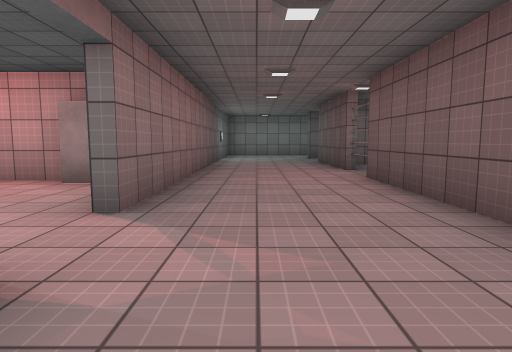
view 1 (above)

24 first-person views from a walk through a 3-D level made in the Unity game engine. The camera is 1.3 m above the floor, tilts 6° down and sees 75° across. The floor is counted in squares, 2 m on a side. Each view is taken from the middle of a square. On the plan, view 1 faces up. The plan holds only what a view shows up to about 10 squares ahead; the rest is blank. The player is left out. Door leaves are left out, so doorways stand open. Surface patterns are stand-ins for the level's own textures.

view 2
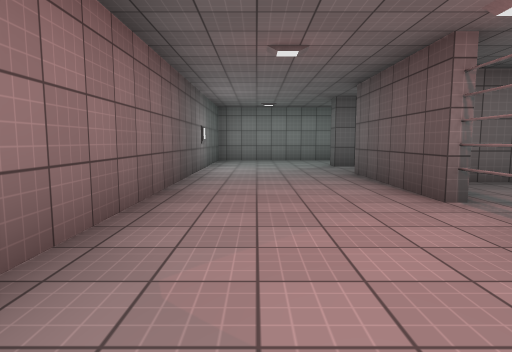

view 3
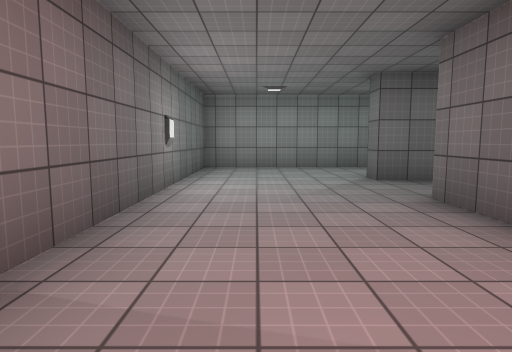

view 4
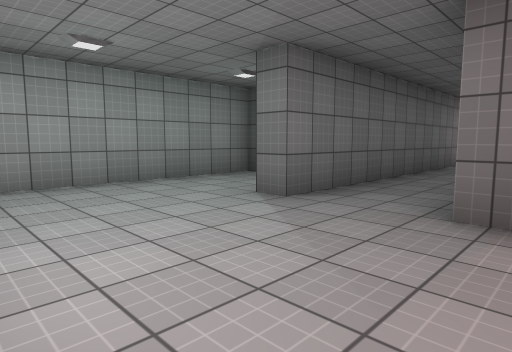

view 5
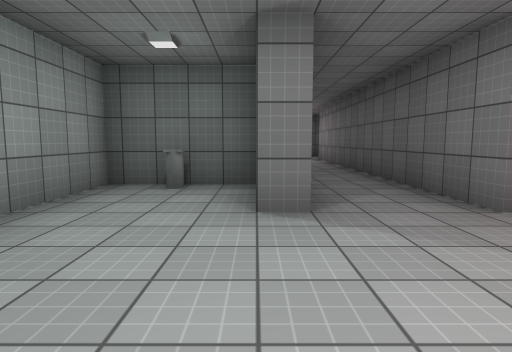

view 6
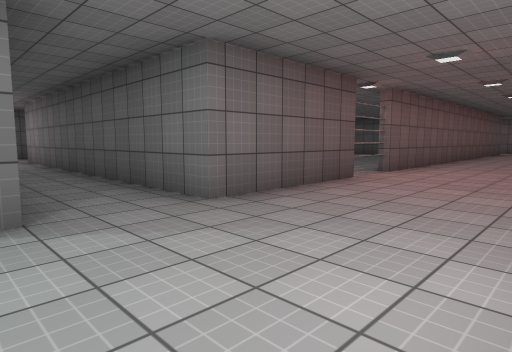

view 7
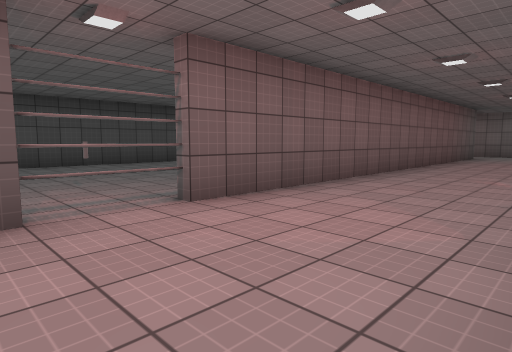

view 8
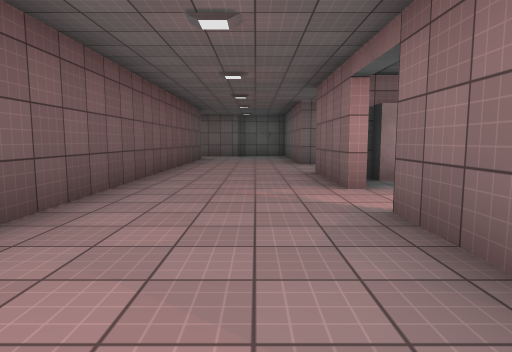

view 9
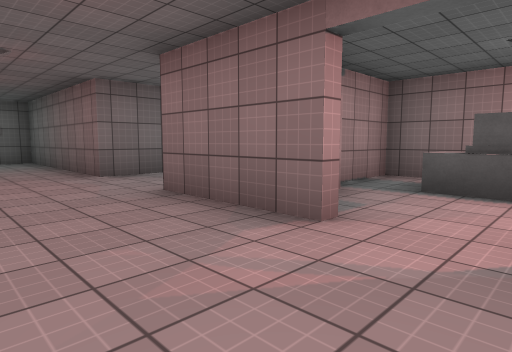

view 10
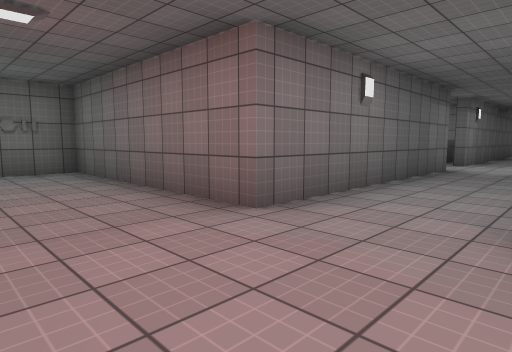

view 11
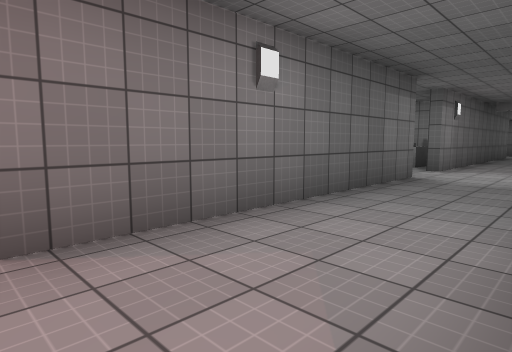

view 12
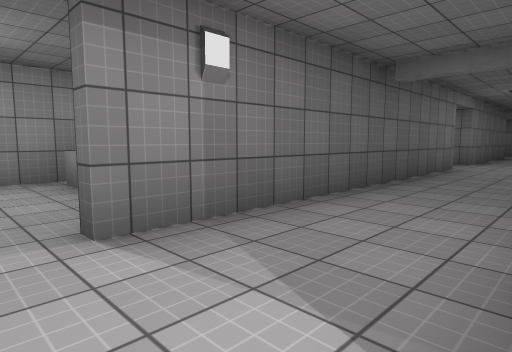

view 13
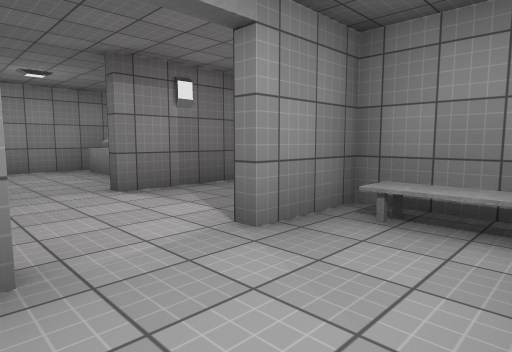

view 14
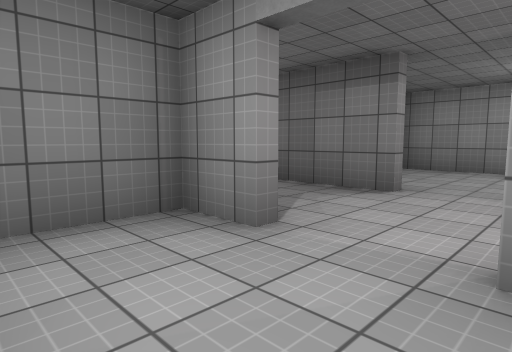

view 15
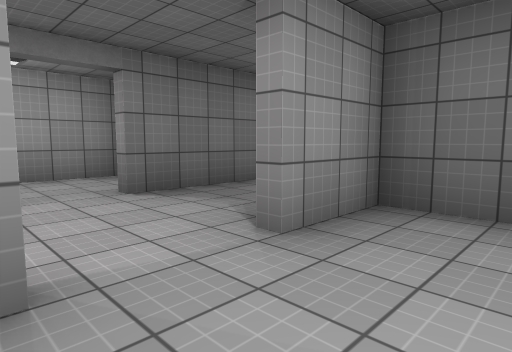

view 16
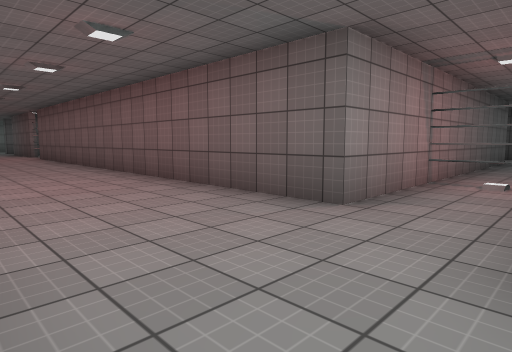

view 17
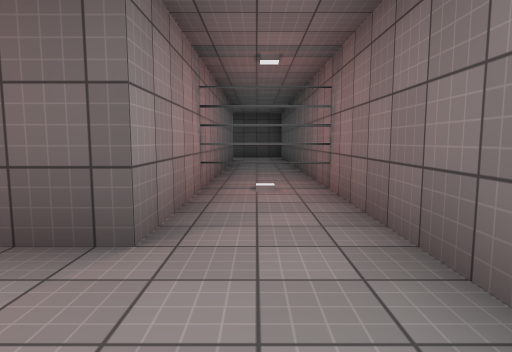

view 18
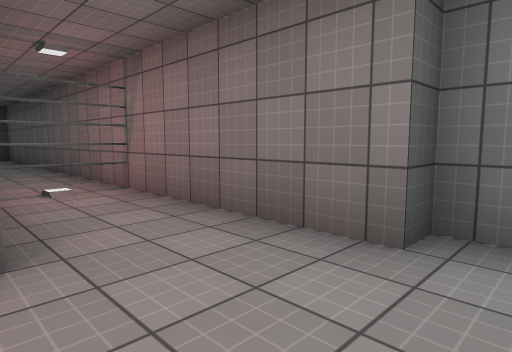

view 19
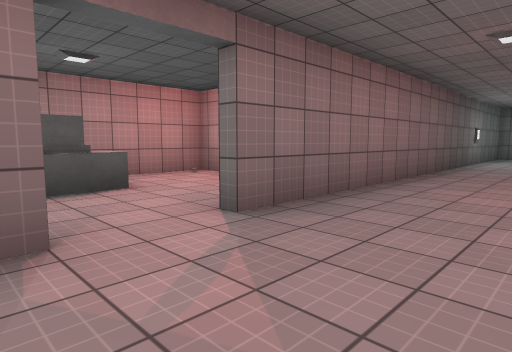

view 20
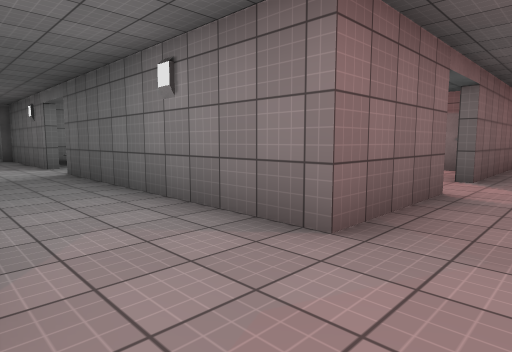

view 21
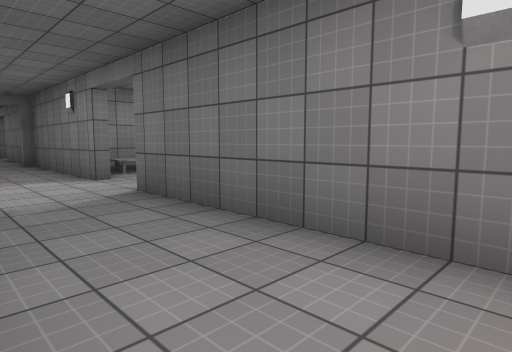

view 22
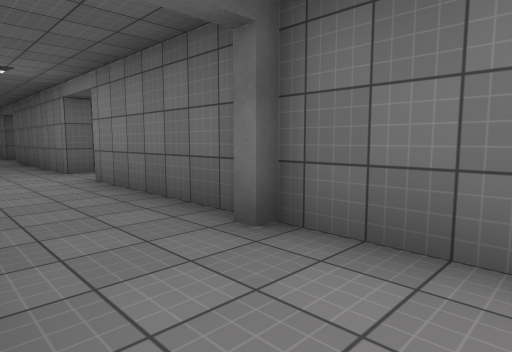

view 23
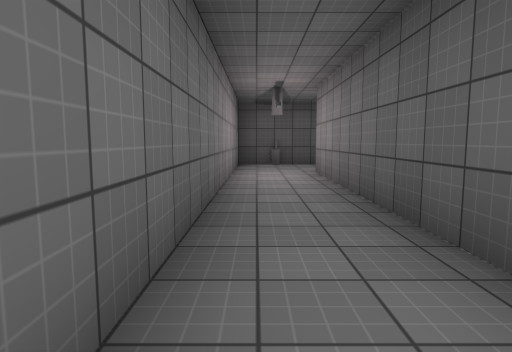

view 24
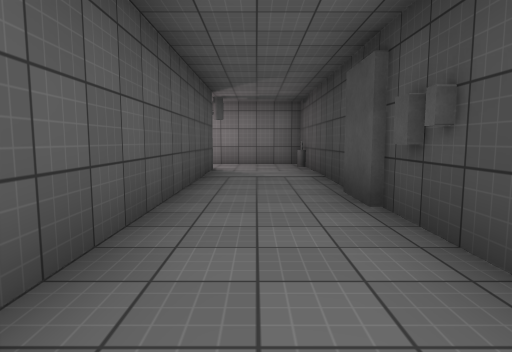

### Floor plan
Key: @ floor where view 1 was taken; # wall or solid block; x gap in a wall; . floor; / step, stairs or slope; D open door; ^ raised ledge; O other object.
Columns run from 23 left of view 1 to 14 right of it. Each row starts with its distance up from view 1.
 16                      #######
 15                      #.....#
 14                      #.....#
 13                      #...############
 12                      #..............##
 11                      #...............#
 10                      #...##########..#
  9                      #...##       #..#
  8                      #...##       #..#
  7                      #....#       #..#
  6                  #####...##       #..#
  5                  #/.###..#        #..#
  4                  #....#..#        #..
  3                  #.^..#..#         .
  2                ###x^.....#
  1              #...#....#..#
  0    #         O...######@.#
 -1 #####..########.######...#
 -2   .......................#
 -3    ##..##.D..##.###......#
 -4         #####^....####...#
 -5             # ....#  #...#
 -6              ^....   #...##########
 -7              #####   #.....#.....
 -8                      #..############
 -9                      ####

Positions as (right, up) in squares from view 1, and headings:
1: (0, 0), facing up
2: (0, 4), facing up
3: (0, 7), facing up
4: (-1, 10), facing up-right
5: (-1, 13), facing right
6: (-1, 13), facing down-right
7: (-1, 8), facing down-right
8: (0, 6), facing down
9: (1, 3), facing down-left
10: (1, -1), facing down-left
11: (-1, -1), facing down-left
12: (-8, -1), facing down-left
13: (-7, 1), facing down-left
14: (-9, 1), facing down-right
15: (-9, -5), facing up-right
16: (-1, -8), facing up-right
17: (0, -7), facing right
18: (0, -6), facing down-right
19: (1, 1), facing up-left
20: (0, -3), facing up-left
21: (-3, -3), facing up-left
22: (-11, -3), facing up-left
23: (4, 12), facing right
24: (12, 3), facing up
